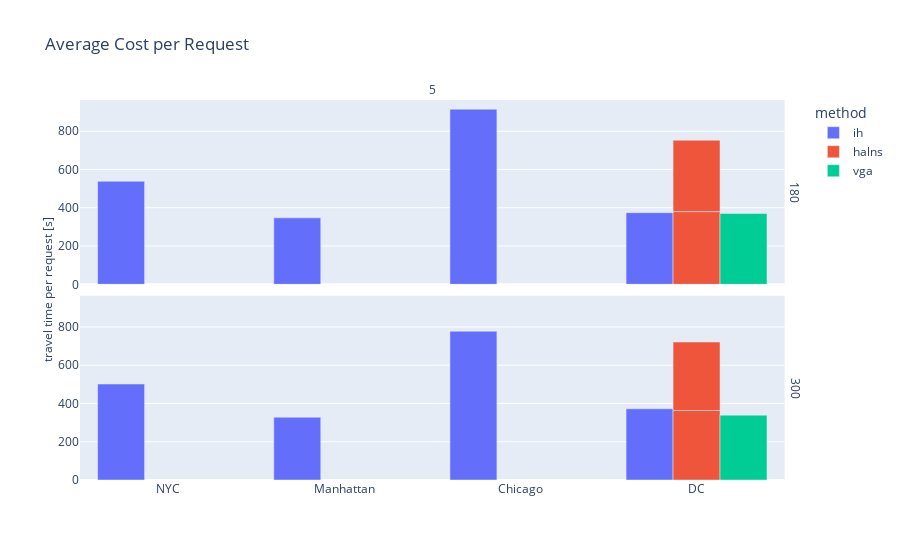

The notebook cell saved with this chart:
### Markdown cell above
## All methods selected instances

### Code cell
dfsel = df.query('duration_minutes <= 5 and max_delay <= 300')
fig = px.bar(
    dfsel,
    x = 'area',
    y = 'cost_per_request',
    barmode='group',
    title = 'Average Cost per Request',
    facet_col='duration_minutes',
    facet_row='max_delay',
    color='method'
)

# shared axes titles
fig.for_each_yaxis(lambda y: y.update(title = ''))
fig.add_annotation(x=-0.06, y=0.5, text="travel time per request [s]", textangle=-90, xref="paper", yref="paper", showarrow=False)
fig.for_each_xaxis(lambda y: y.update(title = ''))
# fig.add_annotation(x=0.5, y=-0.1, text="Area",  xref="paper", yref="paper", showarrow=False)

# faceting label editing
fig.for_each_annotation(lambda a: a.update(text=a.text.split("=")[-1]))

fig.show()

### Figure 1 — Plotly figure (JSON) as saved in the notebook; plotly's stock layout.template omitted (floating-point values rounded to 4 significant figures)
{"data": [{"alignmentgroup": "True", "hovertemplate": "method=ih<br>max_delay=180<br>duration_minutes=5<br>area=%{x}<br>cost_per_request=%{y}<extra></extra>", "legendgroup": "ih", "marker": {"color": "#636efa", "pattern": {"shape": ""}}, "name": "ih", "offsetgroup": "ih", "orientation": "v", "showlegend": true, "textposition": "auto", "x": ["NYC", "Manhattan", "Chicago", "DC"], "xaxis": "x2", "y": [538.3, 347.3, 915.2, 374.4], "yaxis": "y2", "type": "bar"}, {"alignmentgroup": "True", "hovertemplate": "method=ih<br>max_delay=300<br>duration_minutes=5<br>area=%{x}<br>cost_per_request=%{y}<extra></extra>", "legendgroup": "ih", "marker": {"color": "#636efa", "pattern": {"shape": ""}}, "name": "ih", "offsetgroup": "ih", "orientation": "v", "showlegend": false, "textposition": "auto", "x": ["NYC", "Manhattan", "Chicago", "DC"], "xaxis": "x", "y": [501.7, 328.3, 777.4, 372.2], "yaxis": "y", "type": "bar"}, {"alignmentgroup": "True", "hovertemplate": "method=halns<br>max_delay=180<br>duration_minutes=5<br>area=%{x}<br>cost_per_request=%{y}<extra></extra>", "legendgroup": "halns", "marker": {"color": "#EF553B", "pattern": {"shape": ""}}, "name": "halns", "offsetgroup": "halns", "orientation": "v", "showlegend": true, "textposition": "auto", "x": ["DC", "DC"], "xaxis": "x2", "y": [380.0, 373.3], "yaxis": "y2", "type": "bar"}, {"alignmentgroup": "True", "hovertemplate": "method=halns<br>max_delay=300<br>duration_minutes=5<br>area=%{x}<br>cost_per_request=%{y}<extra></extra>", "legendgroup": "halns", "marker": {"color": "#EF553B", "pattern": {"shape": ""}}, "name": "halns", "offsetgroup": "halns", "orientation": "v", "showlegend": false, "textposition": "auto", "x": ["DC", "DC"], "xaxis": "x", "y": [363.3, 357.8], "yaxis": "y", "type": "bar"}, {"alignmentgroup": "True", "hovertemplate": "method=vga<br>max_delay=180<br>duration_minutes=5<br>area=%{x}<br>cost_per_request=%{y}<extra></extra>", "legendgroup": "vga", "marker": {"color": "#00cc96", "pattern": {"shape": ""}}, "name": "vga", "offsetgroup": "vga", "orientation": "v", "showlegend": true, "textposition": "auto", "x": ["DC"], "xaxis": "x2", "y": [370.0], "yaxis": "y2", "type": "bar"}, {"alignmentgroup": "True", "hovertemplate": "method=vga<br>max_delay=300<br>duration_minutes=5<br>area=%{x}<br>cost_per_request=%{y}<extra></extra>", "legendgroup": "vga", "marker": {"color": "#00cc96", "pattern": {"shape": ""}}, "name": "vga", "offsetgroup": "vga", "orientation": "v", "showlegend": false, "textposition": "auto", "x": ["DC"], "xaxis": "x", "y": [338.9], "yaxis": "y", "type": "bar"}], "layout": {"xaxis": {"anchor": "y", "domain": [0.0, 0.98], "title": {"text": ""}}, "yaxis": {"anchor": "x", "domain": [0.0, 0.485], "title": {"text": ""}}, "xaxis2": {"anchor": "y2", "domain": [0.0, 0.98], "matches": "x", "showticklabels": false, "title": {"text": ""}}, "yaxis2": {"anchor": "x2", "domain": [0.515, 1.0], "matches": "y", "title": {"text": ""}}, "annotations": [{"showarrow": false, "text": "5", "x": 0.49, "xanchor": "center", "xref": "paper", "y": 1.0, "yanchor": "bottom", "yref": "paper"}, {"showarrow": false, "text": "300", "textangle": 90, "x": 0.98, "xanchor": "left", "xref": "paper", "y": 0.2425, "yanchor": "middle", "yref": "paper"}, {"showarrow": false, "text": "180", "textangle": 90, "x": 0.98, "xanchor": "left", "xref": "paper", "y": 0.7575, "yanchor": "middle", "yref": "paper"}, {"showarrow": false, "text": "travel time per request [s]", "textangle": -90, "x": -0.06, "xref": "paper", "y": 0.5, "yref": "paper"}], "legend": {"title": {"text": "method"}, "tracegroupgap": 0}, "title": {"text": "Average Cost per Request"}, "barmode": "group"}}
